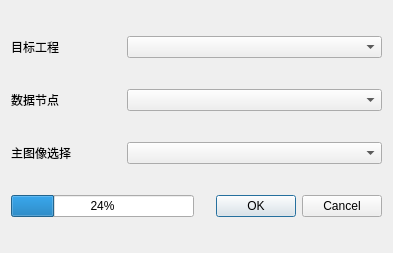
<?xml version="1.0" encoding="UTF-8"?>
<ui version="4.0">
 <class>Baseline</class>
 <widget class="QWidget" name="Baseline">
  <property name="geometry">
   <rect>
    <x>0</x>
    <y>0</y>
    <width>393</width>
    <height>253</height>
   </rect>
  </property>
  <property name="windowTitle">
   <string>基线预览</string>
  </property>
  <property name="windowIcon">
   <iconset>
    <normaloff>:/QtWidgetsApplication3/bin/icon/InSARapp.ico</normaloff>:/QtWidgetsApplication3/bin/icon/InSARapp.ico</iconset>
  </property>
  <layout class="QVBoxLayout" name="verticalLayout">
   <item>
    <layout class="QHBoxLayout" name="horizontalLayout" stretch="3,7">
     <item>
      <widget class="QLabel" name="label_2">
       <property name="text">
        <string>目标工程</string>
       </property>
      </widget>
     </item>
     <item>
      <widget class="QComboBox" name="comboBox"/>
     </item>
    </layout>
   </item>
   <item>
    <layout class="QHBoxLayout" name="horizontalLayout_2" stretch="3,7">
     <item>
      <widget class="QLabel" name="label_3">
       <property name="text">
        <string>数据节点</string>
       </property>
      </widget>
     </item>
     <item>
      <widget class="QComboBox" name="comboBox_dst_node"/>
     </item>
    </layout>
   </item>
   <item>
    <layout class="QHBoxLayout" name="horizontalLayout_3" stretch="3,7">
     <item>
      <widget class="QLabel" name="label">
       <property name="text">
        <string>主图像选择</string>
       </property>
      </widget>
     </item>
     <item>
      <widget class="QComboBox" name="comboBox_masterImage"/>
     </item>
    </layout>
   </item>
   <item>
    <layout class="QHBoxLayout" name="horizontalLayout_4">
     <item>
      <widget class="QProgressBar" name="progressBar">
       <property name="value">
        <number>24</number>
       </property>
      </widget>
     </item>
     <item>
      <widget class="QDialogButtonBox" name="buttonBox">
       <property name="standardButtons">
        <set>QDialogButtonBox::StandardButton::Cancel|QDialogButtonBox::StandardButton::Ok</set>
       </property>
      </widget>
     </item>
    </layout>
   </item>
  </layout>
 </widget>
 <resources>
  <include location="../QtWidgetsApplication3.qrc"/>
 </resources>
 <connections/>
</ui>
